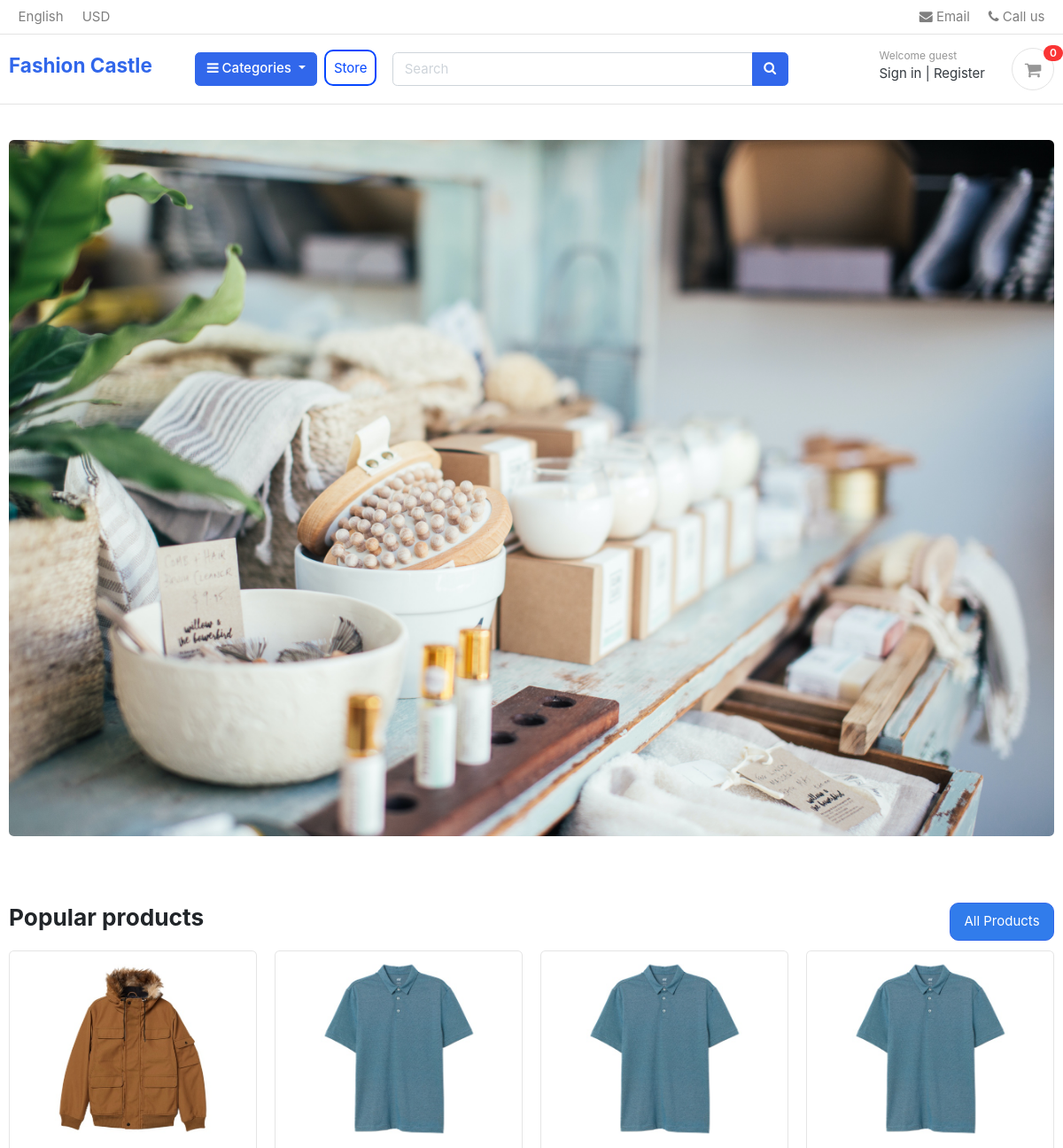
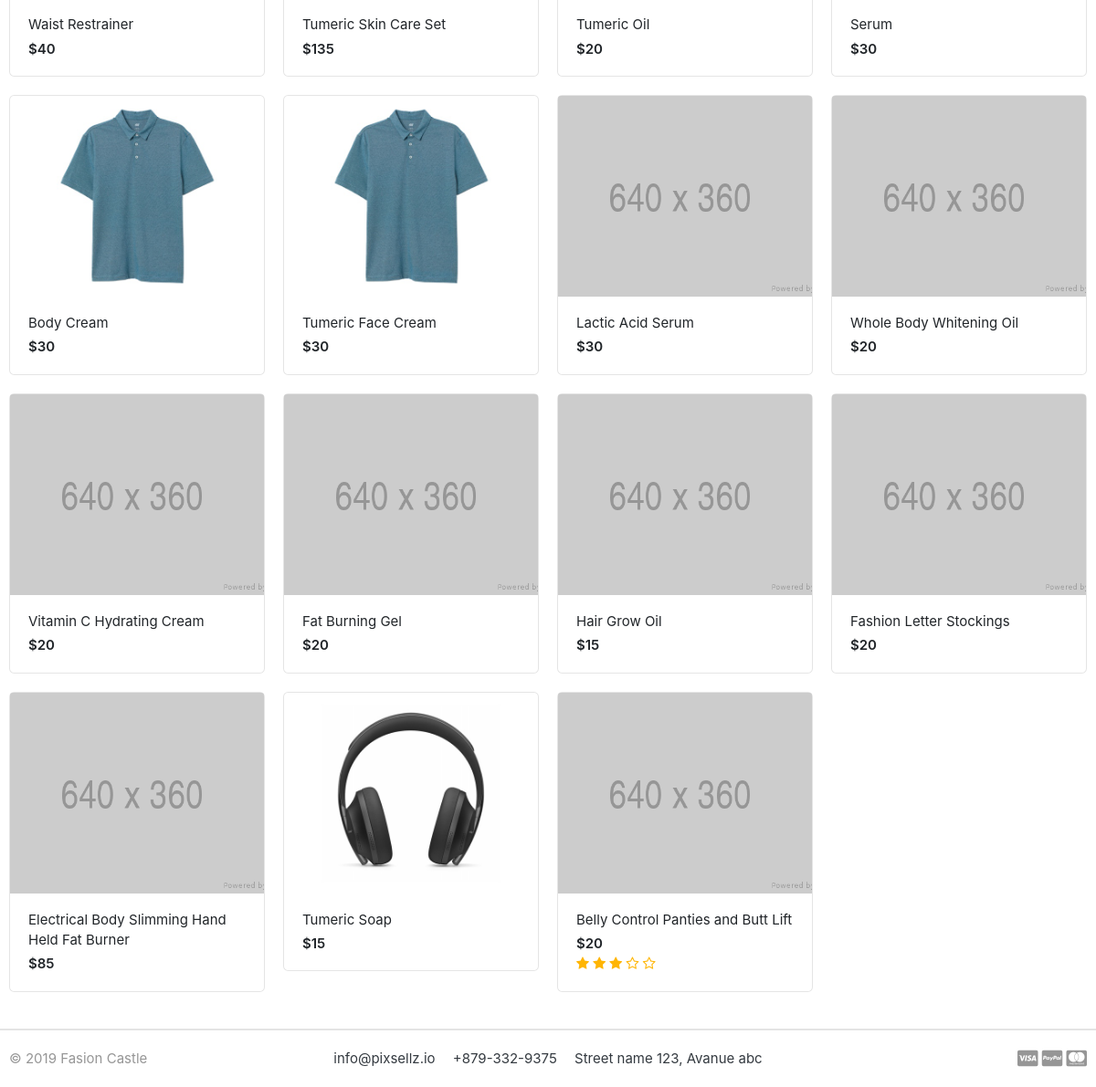
The page / on the database its author committed (2 pictures, top to bottom).
### store/models.py (models this page shows, shortened)
class Product(models.Model):
    product_name    = models.CharField(max_length=200, unique=True)
    slug            = models.SlugField(max_length=250, unique=True)
    description     = models.TextField(max_length=500, blank=True)
    price           = models.IntegerField()
    images          = models.ImageField(upload_to='photos/products')
    stock           = models.IntegerField()
    is_available    = models.BooleanField(default=True)
    category        = models.ForeignKey(Category, on_delete=models.CASCADE)
    created_date    = models.DateTimeField(auto_now_add=True)
    modified_date   = models.DateTimeField(auto_now=True)
    def get_url(self):
        return reverse('product_detail', args=[self.category.slug, self.slug])
    def averageReview(self):
        reviews = ReviewRating.objects.filter(product=self, status=True).aggregate(average=Avg('rating'))
        avg = 0
        if reviews['average'] is not None:
            avg = float(reviews['average'])
        return avg

### fashioncastleback/views.py (the view)
# urls.py: 2. Add a URL to urlpatterns:  path('', views.home, name='home')
def home(request):
    products = Product.objects.all().filter(is_available=True).order_by('-created_date')
    for product in products:
        reviews = ReviewRating.objects.filter(product_id=product.id, status=True)
    context = {
        'products': products,
        'reviews': reviews,
    }
    return render(request, 'home.html', context)

### carts/context_processors.py (called while the page is built)
def counter(request):
    cart_count = 0
    if 'admin' in request.path:
        return {}
    else:
        try:
            cart = Cart.objects.filter(cart_id=_cart_id(request))
            if request.user.is_authenticated:
                cart_items = CartItem.objects.all().filter(user=request.user)
            else:
                cart_items = CartItem.objects.all().filter(cart=cart[:1])
            for cart_item in cart_items:
                cart_count += cart_item.quantity
        except Cart.DoesNotExist:
            cart_count = 0
    return dict(cart_count=cart_count)

### carts/views.py (called while the page is built)
def _cart_id(request):
    cart = request.session.session_key
    if not cart:
        cart = request.session.create()
    return cart

### category/context_processors.py (called while the page is built)
def menu_links(request):
    links = Category.objects.all()
    return dict(links=links)

### category/models.py (called while the page is built)
    def get_url(self):
            return reverse('products_by_category', args=[self.slug])

### templates/home.html (shortened to what this page needs)
{% extends 'base.html' %}
{% load static %}
{% block content %}
<section class="section-intro padding-y-sm">
<div class="container">
<div class="intro-banner-wrap padding-y-sm">
	<img src="{% static 'images/banners/beauty-hero.jpg' %}" class="hero-image img-fluid rounded">
</div>
</div>
</section>
<section class="section-name padding-y-sm">
<div class="container">
<header class="section-heading">
	<a href="{% url 'store' %}" class="all-products float-right">All Products</a>
	<h3 class="section-title">Popular products</h3>
</header>
<div class="row">
	{% for product in products %}
	<div class="col-md-3">
		<div class="card card-product-grid">
			<a href="{{ product.get_url }}" class="img-wrap"> <img src="{{ product.images.url }}"> </a>
			<figcaption class="info-wrap">
				<a href="{{ product.get_url }}" class="title"> {{ product.product_name }}</a>
				<div class="price mt-1">${{ product.price }}</div>
				{% if product.averageReview == 0 %}
                    {% else %}
				<div class="rating-star">
					<span>
						<i class="fa fa-star{% if product.averageReview < 0.5 %}-o{% elif product.averageReview >= 0.5 and product.averageReview < 1 %}-half-o {% endif %}"
							aria-hidden="true"></i>
						<i class="fa fa-star{% if product.averageReview < 1.5 %}-o{% elif product.averageReview >= 1.5 and product.averageReview < 2 %}-half-o {% endif %}"
							aria-hidden="true"></i>
						<i class="fa fa-star{% if product.averageReview < 2.5 %}-o{% elif product.averageReview >= 2.5 and product.averageReview < 3 %}-half-o {% endif %}"
							aria-hidden="true"></i>
						<i class="fa fa-star{% if product.averageReview < 3.5 %}-o{% elif product.averageReview >= 3.5 and product.averageReview < 4 %}-half-o {% endif %}"
							aria-hidden="true"></i>
						<i class="fa fa-star{% if product.averageReview < 4.5 %}-o{% elif product.averageReview >= 4.5 and product.averageReview < 5 %}-half-o {% endif %}"
							aria-hidden="true"></i>
					</span>
				</div>
				{%endif%}
			</figcaption>
		</div>
	</div>
	{% endfor %}
</div>
</div>
</section>
</body>
</html>
{% endblock %}

### static/css/ui.css (style rules this page uses)
html { font-family: "Inter", sans-serif; font-size: 15px; }
.img-wrap { text-align: center; display: block; }
.img-wrap img { max-width: 100%; }
.padding-y-sm { padding-top: 20px; padding-bottom: 20px; }
.section-heading { margin-bottom: 20px; margin-top: 15px; }
.section-title { color: #212529; }
[class*=card-product] a.title { color: #212529; display: block; }
[class*=card-product] .img-wrap { overflow: hidden; position: relative; }
[class*=card-product] .img-wrap img { height: 100%; max-width: 100%; width: auto; display: inline-block; -o-object-fit: cover; object-fit: cover; }
.card-product-grid { margin-bottom: 20px; }
.card-product-grid .img-wrap { border-radius: 0.2rem 0.2rem 0 0; height: 220px; }
.card-product-grid .info-wrap { overflow: hidden; padding: 18px 20px; }
.card .img-wrap { overflow: hidden; }
.price { font-weight: 600; color: #212529; }

### fashioncastleback/static/css/custom.css (style rules this page uses)
.rating-star i { color: #ffb503 !important; }
.all-products { --color: #317ceb; --hover: rgb(0, 68, 255); --border:#3167eb; }
.all-products { text-align: center; color: white; background-color: var(--color); border: 1px solid var(--border); width: 10%; padding: .6rem; border-radius: 10px; }

### rows shown on the page
Product: images (picture), product_name "Waist Restrainer", price "40"
Product: images (picture), product_name "Tumeric Skin Care Set", price "135"
Product: images (picture), product_name "Tumeric Oil", price "20"
Product: images (picture), product_name "Serum", price "30"
Product: images (picture), product_name "Body Cream", price "30"
Product: images (picture), product_name "Tumeric Face Cream", price "30"
Product: images (placeholder picture), product_name "Lactic Acid Serum", price "30"
Product: images (placeholder picture), product_name "Whole Body Whitening Oil", price "20"
Product: images (placeholder picture), product_name "Vitamin C Hydrating Cream", price "20"
Product: images (placeholder picture), product_name "Fat Burning Gel", price "20"
Product: images (placeholder picture), product_name "Hair Grow Oil", price "15"
Product: images (placeholder picture), product_name "Fashion Letter Stockings", price "20"
Product: images (placeholder picture), product_name "Electrical Body Slimming Hand Held Fat Burner", price "85"
Product: images (picture), product_name "Tumeric Soap", price "15"
Product: images (placeholder picture), product_name "Belly Control Panties and Butt Lift", price "20"

### other values the page prints
{{ cart_count }} "0"
